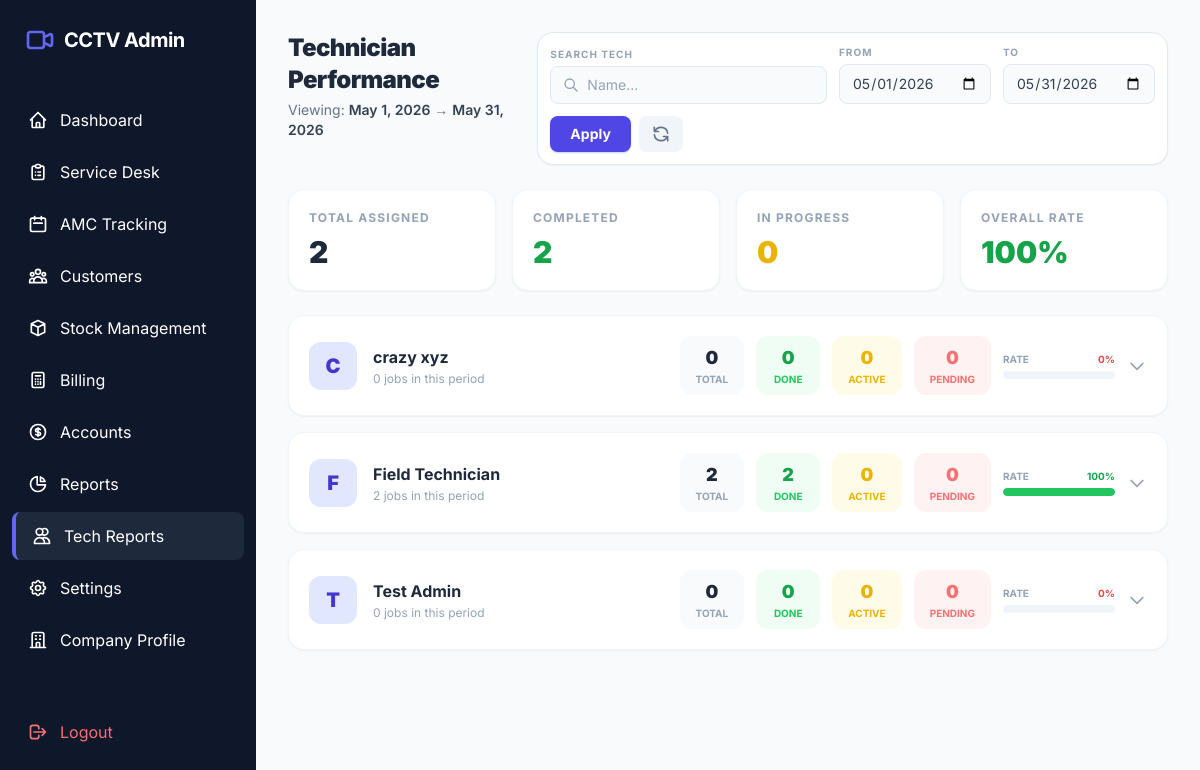
Page /admin/technician_report.php (signed in) on the committed database.
### tables this page shows
CREATE TABLE `users` (
  `id` int(11) NOT NULL,
  `fullname` varchar(100) NOT NULL,
  `email` varchar(100) NOT NULL,
  `address` text DEFAULT NULL,
  `password` varchar(255) NOT NULL,
  `phone` varchar(15) DEFAULT NULL,
  `role` enum('admin','technician') DEFAULT 'technician',
  `status` tinyint(1) DEFAULT 1 COMMENT '1: Active, 0: Inactive',
  `rating` decimal(3,2) DEFAULT 5.00,
  `created_at` timestamp NOT NULL DEFAULT current_timestamp()
);

### admin/technician_report.php (the view, shortened to what this page needs)
<?php
require_once '../includes/db_connect.php';
$startDate = $_GET['start_date'] ?? date('Y-m-01');
$endDate = $_GET['end_date'] ?? date('Y-m-t');
$searchTech = trim($_GET['tech_name'] ?? '');
try {
    $techQuery = "SELECT id, fullname FROM users WHERE role IN ('technician', 'tech') AND status = 1";
    $techParams = [];
    $techQuery .= " ORDER BY fullname ASC";
    $techStmt = $pdo->prepare($techQuery);
    $techStmt->execute($techParams);
    $technicians = $techStmt->fetchAll(PDO::FETCH_ASSOC);
    $query = "SELECT c.*, cust.customer_name
              FROM complaints c
              JOIN customers cust ON c.customer_id = cust.id
              WHERE c.assigned_tech_id IS NOT NULL
              AND DATE(c.assigned_at) >= :start_date
              AND DATE(c.assigned_at) <= :end_date
              ORDER BY c.assigned_at DESC";
    $stmt = $pdo->prepare($query);
    $stmt->execute(['start_date' => $startDate, 'end_date' => $endDate]);
    $complaints = $stmt->fetchAll(PDO::FETCH_ASSOC);
    $techData = [];
    foreach ($technicians as $tech) {
        $techData[$tech['id']] = [
            'name'           => $tech['fullname'],
            'total_assigned' => 0,
            'completed'      => 0,
            'in_progress'    => 0,
            'pending'        => 0,
            'jobs'           => []
        ];
    }
    foreach ($complaints as $c) {
        $tId = $c['assigned_tech_id'];
        if (isset($techData[$tId])) {
            $techData[$tId]['total_assigned']++;
            $techData[$tId]['jobs'][] = $c;
            if ($c['status'] === 'Completed') {
                $techData[$tId]['completed']++;
            } elseif ($c['status'] === 'In-Progress') {
                $techData[$tId]['in_progress']++;
            } else {
                $techData[$tId]['pending']++;
            }
        }
    }
} catch (PDOException $e) {
    die("Error: " . $e->getMessage());
}
$aggAssigned   = array_sum(array_column($techData, 'total_assigned'));
$aggCompleted  = array_sum(array_column($techData, 'completed'));
$aggInProgress = array_sum(array_column($techData, 'in_progress'));
$overallRate   = $aggAssigned > 0 ? round(($aggCompleted / $aggAssigned) * 100) : 0;
require_once '../includes/header.php';
?>
<div class="space-y-6 max-w-6xl mx-auto">
    <div class="flex flex-col md:flex-row md:items-start justify-between gap-4">
        <div>
            <h2 class="text-2xl font-black text-slate-800 tracking-tight">Technician Performance</h2>
            <p class="text-sm text-slate-500 mt-1">
                Viewing: <span class="font-semibold text-slate-700"><?php echo date('M j, Y', strtotime($startDate)); ?></span>
                &rarr; <span class="font-semibold text-slate-700"><?php echo date('M j, Y', strtotime($endDate)); ?></span>
            </p>
        </div>
        <form method="GET" class="bg-white border border-slate-200 rounded-2xl shadow-sm p-3 flex flex-wrap gap-3 items-end w-full md:w-auto">
            <div class="flex flex-col gap-1 flex-1 min-w-[140px]">
                <label class="text-[10px] font-bold uppercase text-slate-400 tracking-widest">Search Tech</label>
                <div class="flex items-center gap-2 bg-slate-50 rounded-lg px-3 py-2 border border-slate-200">
                    <svg xmlns="http://www.w3.org/2000/svg" class="h-4 w-4 text-slate-400 flex-shrink-0" fill="none" viewBox="0 0 24 24" stroke="currentColor"><path stroke-linecap="round" stroke-linejoin="round" stroke-width="2" d="M21 21l-6-6m2-5a7 7 0 11-14 0 7 7 0 0114 0z"/></svg>
                    <input type="text" name="tech_name" value="<?php echo htmlspecialchars($searchTech); ?>" placeholder="Name..." class="bg-transparent text-sm text-slate-700 outline-none w-full placeholder-slate-400">
                </div>
            </div>
            <div class="flex flex-col gap-1">
                <label class="text-[10px] font-bold uppercase text-slate-400 tracking-widest">From</label>
                <input type="date" name="start_date" value="<?php echo htmlspecialchars($startDate); ?>" class="bg-slate-50 border border-slate-200 rounded-lg px-3 py-2 text-sm text-slate-700 outline-none focus:ring-2 focus:ring-indigo-400">
            </div>
            <div class="flex flex-col gap-1">
                <label class="text-[10px] font-bold uppercase text-slate-400 tracking-widest">To</label>
                <input type="date" name="end_date" value="<?php echo htmlspecialchars($endDate); ?>" class="bg-slate-50 border border-slate-200 rounded-lg px-3 py-2 text-sm text-slate-700 outline-none focus:ring-2 focus:ring-indigo-400">
            </div>
            <div class="flex gap-2">
                <button type="submit" class="px-5 py-2 bg-indigo-600 text-white text-sm font-bold rounded-lg hover:bg-indigo-700 transition shadow-sm shadow-indigo-200">Apply</button>
                <a href="technician_report.php" class="px-3 py-2 bg-slate-100 text-slate-500 rounded-lg hover:bg-slate-200 transition" title="Reset">
                    <svg xmlns="http://www.w3.org/2000/svg" class="h-5 w-5" fill="none" viewBox="0 0 24 24" stroke="currentColor"><path stroke-linecap="round" stroke-linejoin="round" stroke-width="2" d="M4 4v5h.582m15.356 2A8.001 8.001 0 004.582 9m0 0H9m11 11v-5h-.581m0 0a8.003 8.003 0 01-15.357-2m15.357 2H15"/></svg>
                </a>
            </div>
        </form>
    </div>
    <div class="grid grid-cols-2 md:grid-cols-4 gap-4">
        <div class="bg-white border border-slate-100 shadow-sm rounded-2xl p-5">
            <p class="text-xs font-bold text-slate-400 uppercase tracking-widest mb-2">Total Assigned</p>
            <p class="text-3xl font-black text-slate-800"><?php echo $aggAssigned; ?></p>
        </div>
        <div class="bg-white border border-slate-100 shadow-sm rounded-2xl p-5">
            <p class="text-xs font-bold text-slate-400 uppercase tracking-widest mb-2">Completed</p>
            <p class="text-3xl font-black text-green-600"><?php echo $aggCompleted; ?></p>
        </div>
        <div class="bg-white border border-slate-100 shadow-sm rounded-2xl p-5">
            <p class="text-xs font-bold text-slate-400 uppercase tracking-widest mb-2">In Progress</p>
            <p class="text-3xl font-black text-yellow-500"><?php echo $aggInProgress; ?></p>
        </div>
        <div class="bg-white border border-slate-100 shadow-sm rounded-2xl p-5">
            <p class="text-xs font-bold text-slate-400 uppercase tracking-widest mb-2">Overall Rate</p>
            <p class="text-3xl font-black <?php echo $overallRate >= 80 ? 'text-green-600' : ($overallRate >= 50 ? 'text-yellow-500' : 'text-red-500'); ?>"><?php echo $overallRate; ?>%</p>
        </div>
    </div>
    <?php if (empty($techData)): ?>
        <div class="bg-white rounded-2xl border border-dashed border-slate-200 p-16 text-center">
            <svg xmlns="http://www.w3.org/2000/svg" class="h-10 w-10 text-slate-300 mx-auto mb-3" fill="none" viewBox="0 0 24 24" stroke="currentColor"><path stroke-linecap="round" stroke-linejoin="round" stroke-width="1.5" d="M12 4.354a4 4 0 110 5.292M15 21H3v-1a6 6 0 0112 0v1zm0 0h6v-1a6 6 0 00-9-5.197M13 7a4 4 0 11-8 0 4 4 0 018 0z"/></svg>
            <p class="text-slate-400 font-medium">No technicians found for the selected filters.</p>
            <a href="technician_report.php" class="mt-3 inline-block text-indigo-600 text-sm font-bold hover:underline">Reset Filters</a>
        </div>
    <?php else: ?>
    <div class="space-y-4">
        <?php foreach ($techData as $id => $data):
            $rate     = $data['total_assigned'] > 0 ? round(($data['completed'] / $data['total_assigned']) * 100) : 0;
            $rateColor  = $rate >= 80 ? 'text-green-600' : ($rate >= 50 ? 'text-yellow-500' : 'text-red-500');
            $barColor   = $rate >= 80 ? 'bg-green-500' : ($rate >= 50 ? 'bg-yellow-400' : 'bg-red-400');
            $initial    = strtoupper(substr($data['name'], 0, 1));
        ?>
        <div class="bg-white border border-slate-100 rounded-2xl shadow-sm overflow-hidden">
            <div class="flex flex-col md:flex-row md:items-center gap-4 p-5 cursor-pointer select-none" onclick="toggleCard(<?php echo $id; ?>)">
                <div class="flex items-center gap-4 flex-1">
                    <div class="w-12 h-12 rounded-xl bg-indigo-100 flex items-center justify-center text-indigo-700 font-black text-xl flex-shrink-0">
                        <?php echo $initial; ?>
                    </div>
                    <div>
                        <div class="font-bold text-slate-800 text-base"><?php echo htmlspecialchars($data['name']); ?></div>
                        <div class="text-xs text-slate-400 mt-0.5"><?php echo $data['total_assigned']; ?> job<?php echo $data['total_assigned'] !== 1 ? 's' : ''; ?> in this period</div>
                    </div>
                </div>
                <div class="flex flex-wrap gap-3 items-center">
                    <div class="flex flex-col items-center bg-slate-50 rounded-xl px-4 py-2 min-w-[64px]">
                        <span class="text-lg font-black text-slate-800"><?php echo $data['total_assigned']; ?></span>
                        <span class="text-[10px] text-slate-400 font-bold uppercase">Total</span>
                    </div>
                    <div class="flex flex-col items-center bg-green-50 rounded-xl px-4 py-2 min-w-[64px]">
                        <span class="text-lg font-black text-green-600"><?php echo $data['completed']; ?></span>
                        <span class="text-[10px] text-green-500 font-bold uppercase">Done</span>
                    </div>
                    <div class="flex flex-col items-center bg-yellow-50 rounded-xl px-4 py-2 min-w-[64px]">
                        <span class="text-lg font-black text-yellow-500"><?php echo $data['in_progress']; ?></span>
                        <span class="text-[10px] text-yellow-500 font-bold uppercase">Active</span>
                    </div>
                    <div class="flex flex-col items-center bg-red-50 rounded-xl px-4 py-2 min-w-[64px]">
                        <span class="text-lg font-black text-red-400"><?php echo $data['pending']; ?></span>
                        <span class="text-[10px] text-red-400 font-bold uppercase">Pending</span>
                    </div>
                    <div class="w-28 hidden md:block">
                        <div class="flex justify-between text-[10px] font-bold mb-1">
                            <span class="text-slate-400 uppercase">Rate</span>
                            <span class="<?php echo $rateColor; ?>"><?php echo $rate; ?>%</span>
                        </div>
                        <div class="w-full h-2 bg-slate-100 rounded-full overflow-hidden">
                            <div class="h-full <?php echo $barColor; ?> rounded-full transition-all duration-500" style="width: <?php echo $rate; ?>%"></div>
                        </div>
                    </div>
                    <div id="chevron-<?php echo $id; ?>" class="transition-transform duration-200 text-slate-400">
                        <svg xmlns="http://www.w3.org/2000/svg" class="h-5 w-5" fill="none" viewBox="0 0 24 24" stroke="currentColor"><path stroke-linecap="round" stroke-linejoin="round" stroke-width="2" d="M19 9l-7 7-7-7"/></svg>
                    </div>
                </div>
            </div>
        </div>
        <?php endforeach; ?>
    </div>
    <?php endif; ?>
</div>
<?php require_once '../includes/footer.php'; ?>

### includes/header.php (style rules this page uses)
body { font-family: 'Inter', sans-serif; }

### rows in the picture
users: fullname "F", fullname "Field Technician", id "2", shows "s", in_progress "0", pending "0", id "100"

### other values in the picture
$aggAssigned "2"
$aggCompleted "2"
$aggInProgress "0"
$overallRate "100"
$initial "C"
$data['name'] "crazy xyz"
$data['total_assigned'] "0"
$data['completed'] "0"
$data['in_progress'] "0"
$data['pending'] "0"
$rate "0"
$initial "T"
$data['name'] "Test Admin"
